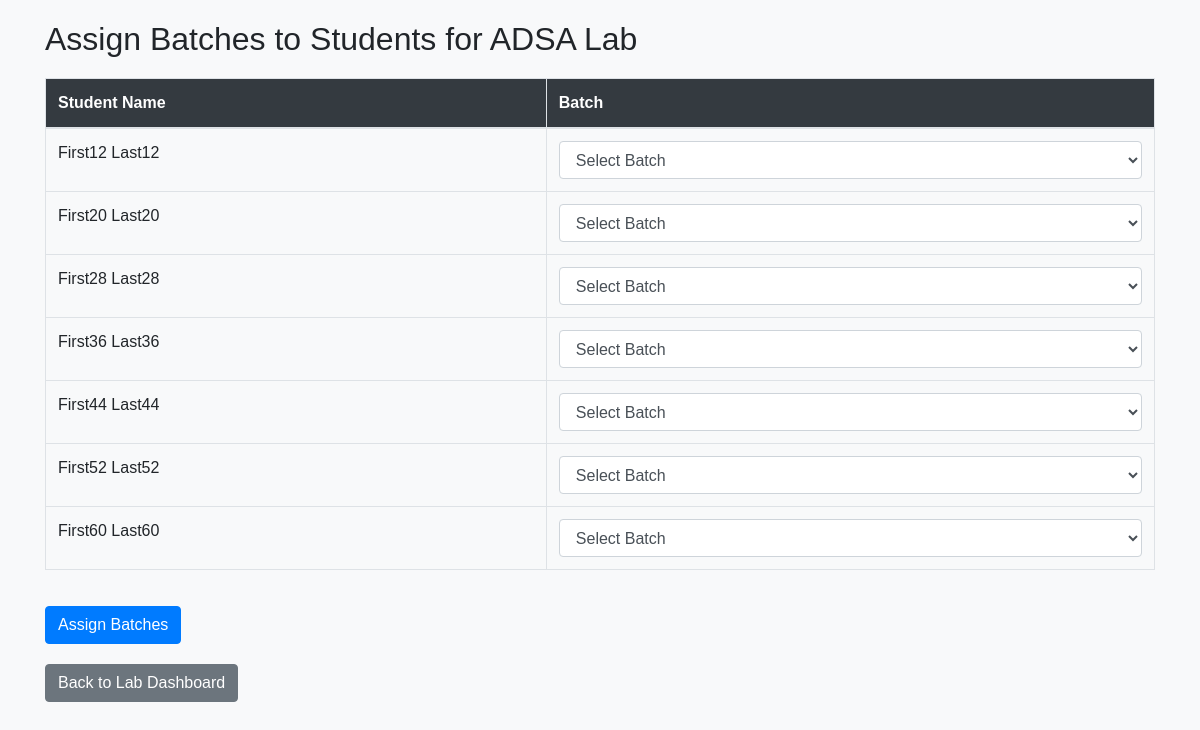
/labs/4/assign_batches/, run on the app's committed database.
### myapp/models.py (models this page shows, shortened)
class Labs(models.Model):
    code = models.CharField(max_length=10, unique=True, verbose_name="Course Code")
    name = models.CharField(max_length=100, verbose_name="Course Name")
    semester = models.ForeignKey('Semester', on_delete=models.CASCADE, related_name='lab_semester_list', verbose_name="Semester",blank=True, null=True)
    index = models.IntegerField(verbose_name="Index", default=0)
    class Meta:
        indexes = [
            models.Index(fields=['code']),
            models.Index(fields=['name']),
        ]

class Student(models.Model):
    user = models.OneToOneField(User, on_delete=models.CASCADE)
    student_id = models.CharField(max_length=20, unique=True, verbose_name="Student ID")
    roll_number = models.CharField(max_length=10, unique=True, null=True, blank=True, verbose_name="Roll Number")
    semester = models.ForeignKey(Semester, on_delete=models.SET_NULL, null=True, blank=True, related_name='students', verbose_name="Semester")
    mobile_no = models.CharField(max_length=15, blank=True, null=True, verbose_name="Mobile Number")
    email = models.EmailField(blank=True, null=True, verbose_name="Email")
    address = models.TextField(blank=True, null=True, verbose_name="Address")
    lab_batch = models.ForeignKey(LabsBatches, on_delete=models.SET_NULL, null=True, blank=True, verbose_name="Lab Batch")
    batches = models.JSONField(verbose_name="Batches for Labs", blank=True, null=True, default=dict)  # Default to empty dict
    class Meta:
        indexes = [
            models.Index(fields=['student_id']),
            models.Index(fields=['roll_number']),
            models.Index(fields=['email']),
        ]

### myapp/teacherViews.py (the view)
# urls.py: path('labs/<int:lab_id>/assign_batches/', teacherViews.assign_batches_to_students, name='assign_batches'),
def assign_batches_to_students(request, lab_id):
    lab = get_object_or_404(Labs, id=lab_id)
    batch_obj = lab.batches.first()
    if batch_obj:
        batch_options = json.loads(batch_obj.batch_options)
    else:
        batch_options = []
    students = Student.objects.filter(semester=lab.semester)
    if request.method == 'POST':
        for student in students:
            selected_batch = request.POST.get(f'batch_{student.id}')
            if selected_batch:
                student.assign_batch(lab.index, selected_batch)
        return redirect('lab_detail', lab_id=lab.id)
    return render(request, 'teachertemplates/assign_batches.html', {'lab': lab, 'batch_options': batch_options, 'students': students})

### templates/teachertemplates/assign_batches.html (shortened to what this page needs)
<!DOCTYPE html>
<html lang="en">
<head>
    <link href="https://stackpath.bootstrapcdn.com/bootstrap/4.5.2/css/bootstrap.min.css" rel="stylesheet">
</head>
<body>
    <div class="container">
        <form method="post">
            <h2>Assign Batches to Students for {{ lab.name }}</h2>
            <table class="table table-bordered">
                <thead>
                    <tr>
                        <th>Student Name</th>
                        <th>Batch</th>
                    </tr>
                </thead>
                <tbody>
                    {% for student in students %}
                    <tr>
                        <td>{{ student.user.first_name }} {{ student.user.last_name }}</td>
                        <td>
                            <select name="batch_{{ student.id }}" class="form-control" required>
                                <option value="">Select Batch</option>
                            </select>
                        </td>
                    </tr>
                    {% endfor %}
                </tbody>
            </table>
            <button type="submit" class="btn btn-primary">Assign Batches</button>
        </form>
        <a href="{% url 'lab_dashboard' %}" class="btn btn-secondary">Back to Lab Dashboard</a>
    </div>
</body>
</html>

### templates/teachertemplates/assign_batches.html (style rules this page uses)
body { font-family: Arial, sans-serif; background-color: #f8f9fa; padding: 20px; }
h2 { margin-bottom: 20px; }
table { width: 100%; margin-bottom: 20px; }
th { background-color: #343a40; color: white; }
td { vertical-align: middle; }
select { width: 100%; }
.btn { margin-top: 20px; }

### data on the page
Labs: name "ADSA Lab"
Student: user.first_name "First12", user.last_name "Last12"
Student: user.first_name "First20", user.last_name "Last20"
Student: user.first_name "First28", user.last_name "Last28"
Student: user.first_name "First36", user.last_name "Last36"
Student: user.first_name "First44", user.last_name "Last44"
Student: user.first_name "First52", user.last_name "Last52"
Student: user.first_name "First60", user.last_name "Last60"
